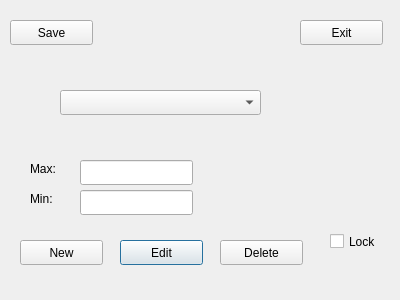
<?xml version="1.0" encoding="UTF-8"?>
<ui version="4.0">
 <class>Dialog</class>
 <widget class="QDialog" name="Dialog">
  <property name="geometry">
   <rect>
    <x>0</x>
    <y>0</y>
    <width>400</width>
    <height>300</height>
   </rect>
  </property>
  <property name="windowTitle">
   <string>Dialog</string>
  </property>
  <widget class="QPushButton" name="pb_edit">
   <property name="geometry">
    <rect>
     <x>120</x>
     <y>240</y>
     <width>83</width>
     <height>25</height>
    </rect>
   </property>
   <property name="text">
    <string>Edit</string>
   </property>
  </widget>
  <widget class="QLineEdit" name="tb_min">
   <property name="geometry">
    <rect>
     <x>80</x>
     <y>190</y>
     <width>113</width>
     <height>25</height>
    </rect>
   </property>
  </widget>
  <widget class="QPushButton" name="pb_save">
   <property name="geometry">
    <rect>
     <x>10</x>
     <y>20</y>
     <width>83</width>
     <height>25</height>
    </rect>
   </property>
   <property name="text">
    <string>Save</string>
   </property>
  </widget>
  <widget class="QLabel" name="lbl_min">
   <property name="geometry">
    <rect>
     <x>30</x>
     <y>190</y>
     <width>31</width>
     <height>17</height>
    </rect>
   </property>
   <property name="text">
    <string>Min:</string>
   </property>
  </widget>
  <widget class="QPushButton" name="pb_exit">
   <property name="geometry">
    <rect>
     <x>300</x>
     <y>20</y>
     <width>83</width>
     <height>25</height>
    </rect>
   </property>
   <property name="text">
    <string>Exit</string>
   </property>
  </widget>
  <widget class="QPushButton" name="pb_delete">
   <property name="geometry">
    <rect>
     <x>220</x>
     <y>240</y>
     <width>83</width>
     <height>25</height>
    </rect>
   </property>
   <property name="text">
    <string>Delete</string>
   </property>
  </widget>
  <widget class="QComboBox" name="ddl_configuration">
   <property name="geometry">
    <rect>
     <x>60</x>
     <y>90</y>
     <width>201</width>
     <height>25</height>
    </rect>
   </property>
  </widget>
  <widget class="QLineEdit" name="tb_max">
   <property name="geometry">
    <rect>
     <x>80</x>
     <y>160</y>
     <width>113</width>
     <height>25</height>
    </rect>
   </property>
  </widget>
  <widget class="QPushButton" name="pb_new">
   <property name="geometry">
    <rect>
     <x>20</x>
     <y>240</y>
     <width>83</width>
     <height>25</height>
    </rect>
   </property>
   <property name="text">
    <string>New</string>
   </property>
  </widget>
  <widget class="QCheckBox" name="cb_lock">
   <property name="geometry">
    <rect>
     <x>330</x>
     <y>230</y>
     <width>90</width>
     <height>23</height>
    </rect>
   </property>
   <property name="layoutDirection">
    <enum>Qt::LeftToRight</enum>
   </property>
   <property name="autoFillBackground">
    <bool>false</bool>
   </property>
   <property name="text">
    <string>Lock</string>
   </property>
  </widget>
  <widget class="QLabel" name="lbl_max">
   <property name="geometry">
    <rect>
     <x>30</x>
     <y>160</y>
     <width>31</width>
     <height>17</height>
    </rect>
   </property>
   <property name="text">
    <string>Max:</string>
   </property>
  </widget>
 </widget>
 <resources/>
 <connections/>
</ui>
